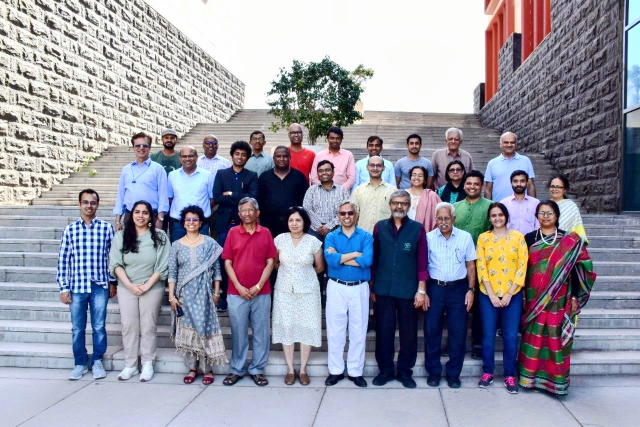
#> input picture Plaksha_Faculty.jpg, 1280 x 854 px (shown at 1/2 size)
$ jupyter execute 'Lab 5-Spring 2026.ipynb'
#> lines starting #> are read from the running program, lines starting #| are printed output that depends on the picture; after the words box and inside, x2 and y2 are one past the last pixel; in counts of white or black regions, pixels touching at a corner belong together
#### Instructions
###### Follow the instructions given in comments prefixed with ## and write your code below that.
###### Also fill the partial code in given blanks.
###### Don't make any changes to the rest part of the codes

### Answer the questions given at the end of this notebook within your report.

### You would need to submit your GitHub repository link. Refer to the PDF document for the instructions and details.

[cell 1]
import cv2
import numpy as np
from matplotlib import pyplot as plt
from sklearn.cluster import KMeans
from scipy.spatial import distance
from matplotlib.offsetbox import OffsetImage, AnnotationBbox

## Reading the image plaksha_Faculty.jpg
img = cv2.imread("Plaksha_Faculty.jpg")
#> img is the input picture: shape (854, 1280, 3); mean B, G, R 162.4, 149, 149.2

## Convert the image to grayscale
gray = cv2.cvtColor(img, cv2.COLOR_BGR2GRAY)
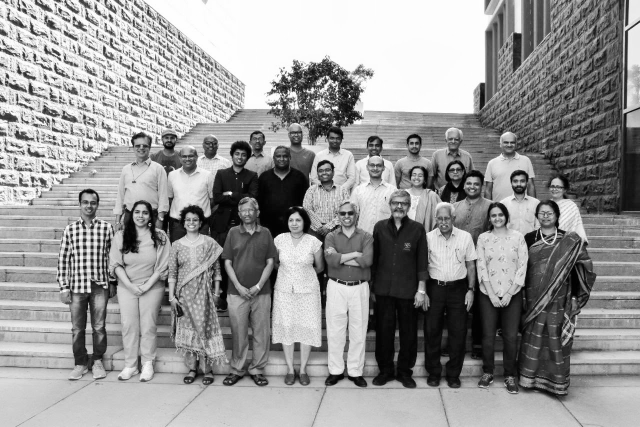
#> gray: shape (854, 1280) (shown at 1/2 size); min 0, max 255, mean 150.6

# Loading the required haar-cascade xml classifier file
face_cascade = cv2.CascadeClassifier(cv2.data.haarcascades +
                                     "haarcascade_frontalface_default.xml")

# Applying the face detection method on the grayscale image.
## Change the parameters for better detection of faces in your case.
faces_rect = face_cascade.detectMultiScale(gray, 1.05, 4,
                                           minSize=(25,25),
                                           maxSize=(50,50))
#> faces_rect = 30 rows, first 6: [322, 263, 33, 33], [654, 265, 31, 31], [500, 266, 30, 30], [892, 267, 31, 31], [409, 277, 28, 28], [812, 274, 34, 34]

# Define the text and font parameters
text = "Face"                     ## The text you want to write
font = cv2.FONT_HERSHEY_SIMPLEX   ## Font type
font_scale = 0.5                  ## Font scale factor
font_color = (0, 0, 255)          ## Text color in BGR format (red)
font_thickness = 1                ## Thickness of the text

# Iterating through rectangles of detected faces
for (x, y, w, h) in faces_rect:

    cv2.rectangle(img, (x, y), (x+w, y+h), (0, 0, 255), 2)

    # Add text above rectangle
    cv2.putText(img, text, (x, y-5), font,
                font_scale, font_color, font_thickness)
#> this loop made 30 passes
#> (x, y, w, h) on passes 1 to 12: (322, 263, 33, 33), (654, 265, 31, 31), (500, 266, 30, 30), (892, 267, 31, 31), (409, 277, 28, 28), (812, 274, 34, 34), (464, 296, 33, 33), (632, 328, 34, 34), (819, 337, 33, 33), (570, 426, 39, 39), (576, 253, 32, 32), (1003, 273, 32, 32)
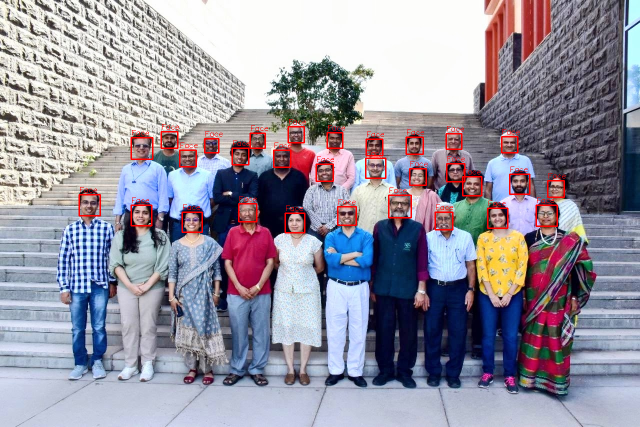
#> img: shape (854, 1280, 3) (shown at 1/2 size); 1.39% of pixels changed, all inside (x1, y1, x2, y2) = (157, 238, 1131, 467)

## Display the image and window title should be "Total number of face detected are #"
window_title = "Total number of face detected are " + str(len(faces_rect))
#> window_title = 'Total number of face detected are 30'

cv2.imshow(window_title, img)
cv2.waitKey(0)
cv2.destroyAllWindows()

from matplotlib.offsetbox import OffsetImage, AnnotationBbox

# Extract face region features (Hue and Saturation)
img_hsv = cv2.cvtColor(img, cv2.COLOR_BGR2HSV)  ## call the img and convert it from BGR to HSV and store in img_hsv
#> img_hsv: shape (854, 1280, 3); mean H, S, V 85.8, 70.5, 173.5

hue_saturation = []
face_images = []  # To store detected face images

for (x, y, w, h) in faces_rect:
    face = img_hsv[y:y + h, x:x + w]
    hue = np.mean(face[:, :, 0])
    saturation = np.mean(face[:, :, 1])
    hue_saturation.append((hue, saturation))
    face_images.append(face)
#> this loop made 30 passes
#> (x, y, w, h, hue, saturation) on passes 1 to 12: (322, 263, 33, 33, 59.29, 121.7), (654, 265, 31, 31, 50.4, 133.1), (500, 266, 30, 30, 34.12, 118.3), (892, 267, 31, 31, 81.31, 108.2), (409, 277, 28, 28, 108, 121.1), (812, 274, 34, 34, 62.79, 116.9), (464, 296, 33, 33, 42.56, 134.3), (632, 328, 34, 34, 81.22, 114.8), (819, 337, 33, 33, 36.69, 114.4), (570, 426, 39, 39, 55.81, 115.3), (576, 253, 32, 32, 78.22, 99.11), (1003, 273, 32, 32, 51.71, 106.9)
#> after the loop, face_images = 30 items; hue_saturation = 30 pairs, first value 23.14 to 120.8, second value 80.77 to 134.3

hue_saturation = np.array(hue_saturation)

## Perform k-Means clustering on hue_saturation and store in kmeans
kmeans = KMeans(n_clusters=2, random_state=42).fit(hue_saturation)

#centroids = kmeans.cluster_centers_
#labels = kmeans.labels_

# Create a figure and axis
fig, ax = plt.subplots(figsize=(12, 6))

# Plot the clustered faces with custom markers
for i, (x,y,w,h ) in enumerate(faces_rect):
    im = OffsetImage(cv2.cvtColor(cv2.resize(face_images[i], (20, 20)), cv2.COLOR_HSV2RGB))
    ab = AnnotationBbox(im, (hue_saturation[i, 0], hue_saturation[i, 1]), frameon=False, pad=0)
    ax.add_artist(ab)
    plt.plot(hue_saturation[i, 0], hue_saturation[i, 1])


## Put x label
plt.xlabel("Hue")

## Put y label
plt.ylabel("Saturation")

## Put title
plt.title("K-Means Clustering based on Hue and Saturation")

## Put grid
plt.grid(True)

## show the plot
plt.show()
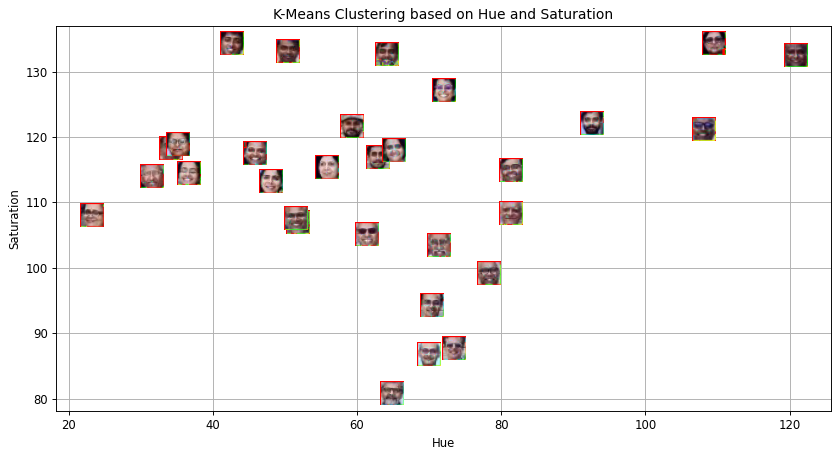
#> figure drawn by matplotlib, 1 panel

# Create an empty list to store legend labels
legend_labels = []

# Create lists to store points for each cluster
cluster_0_points = []
cluster_1_points = []

# Your code for scatter plot goes here
fig, ax = plt.subplots(figsize=(12, 6))

for i, (x, y, w, h) in enumerate(faces_rect):
    if kmeans.labels_[i] == 0:
        cluster_0_points.append((hue_saturation[i, 0], hue_saturation[i, 1]))
    else:
        cluster_1_points.append((hue_saturation[i, 0], hue_saturation[i, 1]))
#> after the loop, cluster_0_points = [(59.29, 121.7), (50.4, 133.1), (34.12, 118.3), (62.79, 116.9), (42.56, 134.3), (36.69, 114.4), (55.81, 115.3), (51.71, 106.9), (64.15, 132.7), (45.8, 117.5), (23.14, 108), (31.55, 113.9), (48.03, 113.2), (51.53, 107.6), (61.3, 105.1), (65.06, 117.9), (35.11, 118.8)]; cluster_1_points = [(81.31, 108.2), (108, 121.1), (81.22, 114.8), (78.22, 99.11), (120.8, 132.5), (109.4, 134.3), (72, 127.1), (69.96, 86.68), (92.49, 122), (70.27, 94.28), (71.27, 103.4), (73.39, 87.63), (64.75, 80.77)]


cluster_0_points = np.array(cluster_0_points)
#> cluster_0_points = 17 rows, first 8: [59.29, 121.7], [50.4, 133.1], [34.12, 118.3], [62.79, 116.9], [42.56, 134.3], [36.69, 114.4], [55.81, 115.3], [51.71, 106.9]

# Plot points for cluster 0 in green
if len(cluster_0_points) > 0:
    plt.scatter(cluster_0_points[:, 0],
                cluster_0_points[:, 1],
                color='green',
                label='Cluster 0')


cluster_1_points = np.array(cluster_1_points)
#> cluster_1_points = 13 rows, first 8: [81.31, 108.2], [108, 121.1], [81.22, 114.8], [78.22, 99.11], [120.8, 132.5], [109.4, 134.3], [72, 127.1], [69.96, 86.68]

# Plot points for cluster 1 in blue
if len(cluster_1_points) > 0:
    plt.scatter(cluster_1_points[:, 0],
                cluster_1_points[:, 1],
                color='blue',
                label='Cluster 1')


# Calculate and plot centroids
centroid_0 = kmeans.cluster_centers_[0]
#> centroid_0 = [48.18, 117.4]
centroid_1 = kmeans.cluster_centers_[1]
#> centroid_1 = [84.09, 108.6]

# Plot both the centroid for cluster 0 and cluster 1
plt.scatter(centroid_0[0], centroid_0[1],
            marker='X', s=200, color='darkgreen',
            label='Centroid 0')

plt.scatter(centroid_1[0], centroid_1[1],
            marker='X', s=200, color='darkblue',
            label='Centroid 1')


## Put x label
plt.xlabel("Hue")

## Put y label
plt.ylabel("Saturation")

## Put title
plt.title("K-Means Clustering with Centroids")

## Add a legend
plt.legend()

## Add grid
plt.grid(True)

## Show the plot
plt.show()
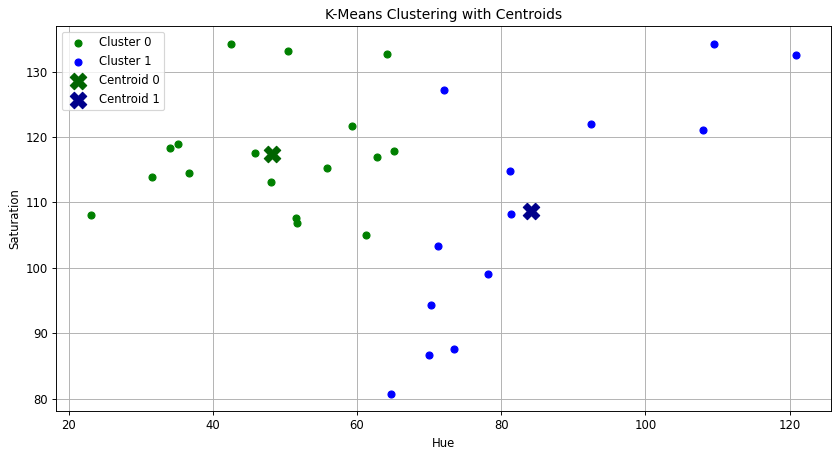
#> figure drawn by matplotlib, 1 panel

## Read the class of the template image 'Dr_Shashi_Tharoor.jpg' using cv2 and store it in template_img
template_img = cv2.imread("Dr_Shashi_Tharoor.jpg")
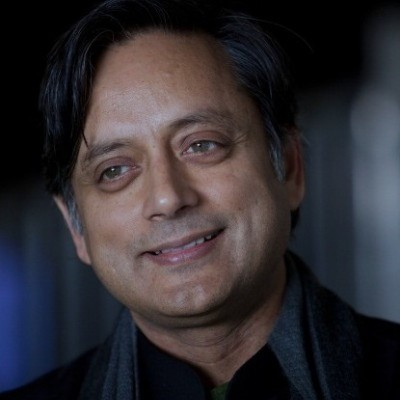
#> input picture Dr_Shashi_Tharoor.jpg, 400 x 400 px
#> template_img is the input picture: shape (400, 400, 3); mean B, G, R 49.8, 45.4, 49.1

# Detect face in the template image after converting it to gray and store it in template_faces
template_gray = cv2.cvtColor(template_img, cv2.COLOR_BGR2GRAY)
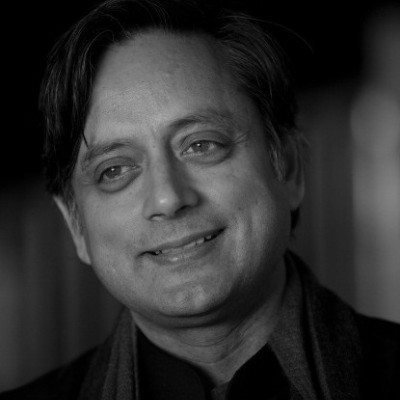
#> template_gray: shape (400, 400); min 0, max 188, mean 47
template_faces = face_cascade.detectMultiScale(template_gray,
                                               scaleFactor=1.3,
                                               minNeighbors=5)
#> template_faces = [[46, 61, 249, 249]]

# Draw rectangles around the detected faces
for (x, y, w, h) in template_faces:
    cv2.rectangle(template_img, (x, y), (x + w, y + h), (0, 255, 0), 3)
#> this loop made 1 pass
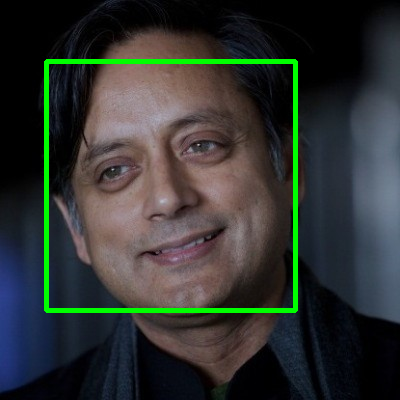
#> template_img: shape (400, 400, 3); 3.1% of pixels changed, all inside (x1, y1, x2, y2) = (44, 59, 298, 313)

cv2.imshow("Detected Face in Template Image", template_img)
cv2.waitKey(0)
cv2.destroyAllWindows()

# Convert the template image to HSV color space and store it in template_hsv
template_hsv = cv2.cvtColor(template_img, cv2.COLOR_BGR2HSV)
#> template_hsv: shape (400, 400, 3); mean H, S, V 66.7, 90.5, 64.5

# Extract hue and saturation features from the template image as we did it for detected faces.
template_face = template_hsv[template_faces[0][1]:template_faces[0][1] + template_faces[0][3],
                             template_faces[0][0]:template_faces[0][0] + template_faces[0][2]]
#> template_face: shape (249, 249, 3); mean H, S, V 52.9, 76.1, 95

template_hue = np.mean(template_face[:, :, 0])
#> template_hue = 52.9
template_saturation = np.mean(template_face[:, :, 1])
#> template_saturation = 76.09

# Predict the cluster label for the template image and store it in template_label
template_label = kmeans.predict([[template_hue, template_saturation]])[0]
#> template_label = 0

# Create a figure and axis for visualization
fig, ax = plt.subplots(figsize=(12, 6))

# Plot the clustered faces with custom markers (similar to previous code)
for i, (x, y, w, h) in enumerate(faces_rect):
    color = 'red' if kmeans.labels_[i] == 0 else 'blue'
    im = OffsetImage(cv2.cvtColor(cv2.resize(face_images[i], (20, 20)), cv2.COLOR_HSV2RGB))
    ab = AnnotationBbox(im, (hue_saturation[i, 0], hue_saturation[i, 1]), frameon=False, pad=0)
    ax.add_artist(ab)
    plt.plot(hue_saturation[i, 0], hue_saturation[i, 1], 'o', markersize=5, color=color)
#> this loop made 30 passes

# Plot the template image in the respective cluster
if template_label == 0:
    color = 'red'
else:
    color = 'blue'

im = OffsetImage(cv2.cvtColor(cv2.resize(template_img, (20, 20)), cv2.COLOR_BGR2RGB))
ab = AnnotationBbox(im, (template_hue, template_saturation), frameon=False, pad=0)
ax.add_artist(ab)

## Put x label
plt.xlabel("Hue")

## Put y label
plt.ylabel("Saturation")

## Put title
plt.title("Template Face Classification using K-Means")

## Add grid
plt.grid(True)

## show plot
plt.show()

# Create an empty list to store legend labels
legend_labels = []

# Create lists to store points for each cluster
cluster_0_points = []
cluster_1_points = []

# Your code for scatter plot goes here
fig, ax = plt.subplots(figsize=(12, 6))

for i, (x, y, w, h) in enumerate(faces_rect):
    if kmeans.labels_[i] == 0:
        cluster_0_points.append((hue_saturation[i, 0], hue_saturation[i, 1]))
    else:
        cluster_1_points.append((hue_saturation[i, 0], hue_saturation[i, 1]))
#> after the loop, cluster_0_points = [(59.29, 121.7), (50.4, 133.1), (34.12, 118.3), (62.79, 116.9), (42.56, 134.3), (36.69, 114.4), (55.81, 115.3), (51.71, 106.9), (64.15, 132.7), (45.8, 117.5), (23.14, 108), (31.55, 113.9), (48.03, 113.2), (51.53, 107.6), (61.3, 105.1), (65.06, 117.9), (35.11, 118.8)]; cluster_1_points = [(81.31, 108.2), (108, 121.1), (81.22, 114.8), (78.22, 99.11), (120.8, 132.5), (109.4, 134.3), (72, 127.1), (69.96, 86.68), (92.49, 122), (70.27, 94.28), (71.27, 103.4), (73.39, 87.63), (64.75, 80.77)]

# Plot points for cluster 0 in green
cluster_0_points = np.array(cluster_0_points)
#> cluster_0_points = 17 rows, first 8: [59.29, 121.7], [50.4, 133.1], [34.12, 118.3], [62.79, 116.9], [42.56, 134.3], [36.69, 114.4], [55.81, 115.3], [51.71, 106.9]
if len(cluster_0_points) > 0:
    plt.scatter(cluster_0_points[:, 0],
                cluster_0_points[:, 1],
                c='green',
                label='Cluster 0')

# Plot points for cluster 1 in blue
cluster_1_points = np.array(cluster_1_points)
#> cluster_1_points = 13 rows, first 8: [81.31, 108.2], [108, 121.1], [81.22, 114.8], [78.22, 99.11], [120.8, 132.5], [109.4, 134.3], [72, 127.1], [69.96, 86.68]
if len(cluster_1_points) > 0:
    plt.scatter(cluster_1_points[:, 0],
                cluster_1_points[:, 1],
                c='blue',
                label='Cluster 1')

# Calculate and plot centroids for both the clusters
centroid_0 = kmeans.cluster_centers_[0]
centroid_1 = kmeans.cluster_centers_[1]

plt.scatter(centroid_0[0], centroid_0[1],
            marker='X', s=200, c='darkgreen',
            label='Centroid 0')  ## plot for centroid 0

plt.scatter(centroid_1[0], centroid_1[1],
            marker='X', s=200, c='darkblue',
            label='Centroid 1')  ## plot for centroid 1

plt.plot(template_hue, template_saturation,
         marker='o',
         c='violet',
         markersize=10,
         label='Template Class ' + str(template_label))

## Put x label
plt.xlabel("Hue")

## Put y label
plt.ylabel("Saturation")

## Put title
plt.title("Final Cluster Visualization with Template Face")

## Add a legend
plt.legend()

## Add grid
plt.grid(True)

## show the plot
plt.show()
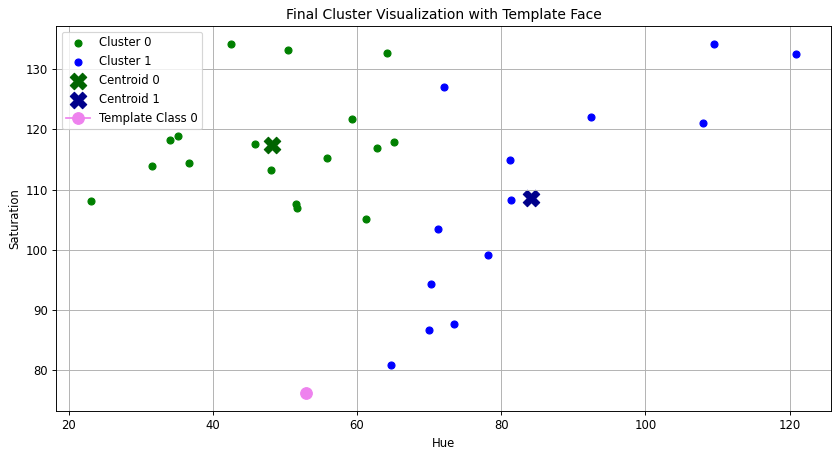
#> figure drawn by matplotlib, 1 panel

                                                            ## End of the lab 5 ##
